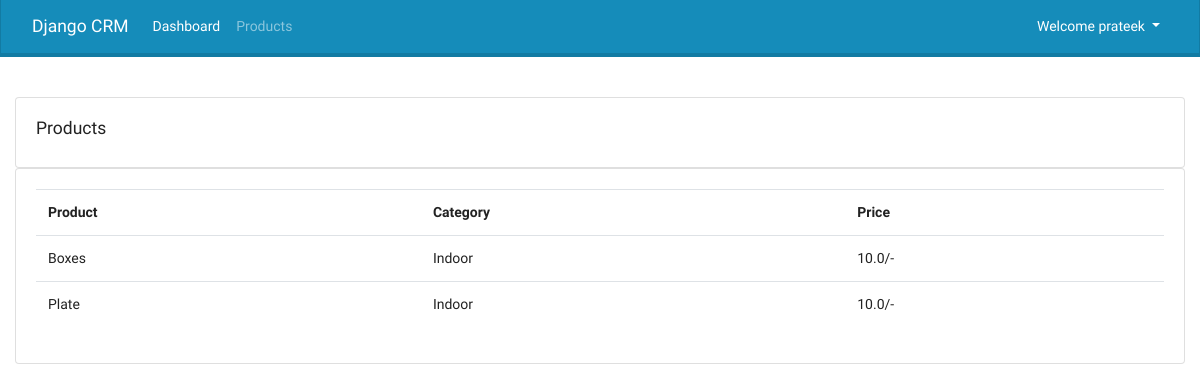
/product/ (signed in), run on the app's committed database.
### accounts/models.py (models this page shows, shortened)
class Product(models.Model):
    CATEGORY = (
        ('Indoor', 'Indoor'),
        ('Outdoor', 'Outdoor')
    )
    name = models.CharField(max_length=200)
    price = models.FloatField()
    category = models.CharField(max_length=100, choices=CATEGORY)
    description = models.CharField(max_length=200)
    tags = models.ManyToManyField(Tag)
    date_created = models.DateTimeField(auto_now_add=True)

### accounts/decorators.py (the view)
        def wrapper_func(request, *args, **kwargs):
            group = None
            if request.user.groups.exists():
                group = request.user.groups.all()[0].name
            if group in allowed_roles:
                return view_func(request, *args, **kwargs)
            else:
                return HttpResponse('You are not authorized')

### accounts/views.py (called while the page is built)
@login_required(login_url='login')
@allowed_users(allowed_roles=['admin'])
def product(request):
    products = Product.objects.all()
    return render(request, 'accounts/product.html', {'products': products})

### accounts/templates/accounts/product.html
{% extends 'accounts/main.html' %}
{% block content %}
  <div class="card card-body">
    <h5>Products</h5>
  </div>
  <div class="card card-body">
    <table class="table">
      <tr>
        <th>Product</th>
        <th>Category</th>
        <th>Price</th>
      </tr>
      {% for i in products %}
        <tr>
          <td>{{ i.name }}</td>
          <td>{{ i.category }}</td>
          <td>{{ i.price }}/-</td>
        </tr>
      {% endfor %}
    </table>
  </div>
{% endblock %}

### accounts/templates/accounts/navbar.html (shortened to what this page needs)
<nav class="navbar navbar-expand-lg navbar-dark bg-primary">
  <div class="container-fluid">
    <a class="navbar-brand" href="#">Django CRM</a>
    <div class="collapse navbar-collapse" id="navbarColor01">
      <ul class="navbar-nav me-auto">
        {% if request.user.is_staff %}
          <li class="nav-item">
            <a class="nav-link active" href="{% url 'home' %}">Dashboard</a>
          </li>
          <li class="nav-item">
            <a class="nav-link" href="{% url 'products' %}">Products</a>
          </li>
          {% endif %}
      </ul>
      <ul class="navbar-nav ml-auto">
        <li class="nav-item dropdown">
          <a class="nav-link dropdown-toggle active" href="#" id="navbarDropdown" role="button" data-toggle="dropdown" aria-haspopup="true" aria-expanded="false">
            Welcome {{ user.username }}
          </a>
        </li>
      </ul>
    </div>
  </div>
</nav>

### data on the page
Product: name "Boxes", category "Indoor", price "10.0"
Product: name "Plate", category "Indoor", price "10.0"

### other printed values
{{ user.username }} "prateek"
